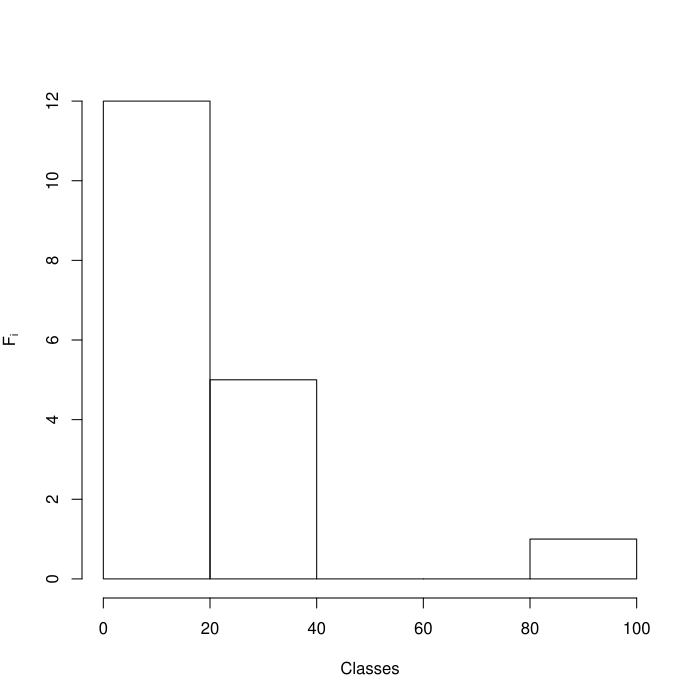

Source code (R):
x = c(10,20,3,4,15,32,11,12,33,5,10,2,33,22,11,22,7,100)
hist(x,ylab=expression(F[i]),xlab="Classes",main="")
